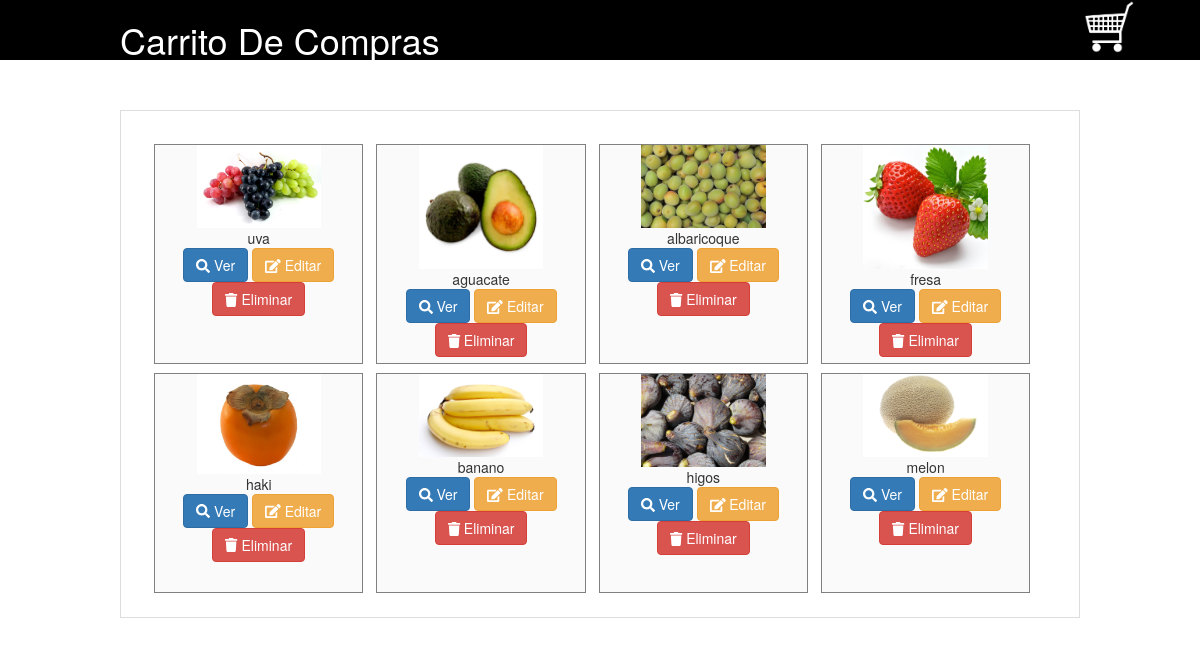
/vfruitsp/pag_producto.php, run on the app's committed database.
### tables this page shows
CREATE TABLE `productos` (
  `id` bigint(11) NOT NULL,
  `nombre` text NOT NULL,
  `descripcion` text NOT NULL,
  `imagen` text NOT NULL,
  `precio` double NOT NULL
);

### vfruitsp/pag_producto.php (the view, shortened to what this page needs)
<!DOCTYPE html>
<html lang="es">
<head>
	<link rel="stylesheet" type="text/css" href="./css/compras.css">
	<link rel="stylesheet" href="css/bootstrap.min.css" />
	<link rel="stylesheet" href="css/fontawesome.min.css" />
</head>
<body>
	<header>
		<h1>Carrito De Compras</h1>
		<a href="./carrito_compra.php" title="ver carrito de compras">
			<img src="img/c.png">
		</a>
	</header>
	<section>
	<?php
     include ("public/conexion_compra.php");
     $consulta="select * from productos";
     $query=mysqli_query($conexion, $consulta);
     while ($f=mysqli_fetch_array($query,MYSQLI_ASSOC)) {
  ?>
   <div class="producto">
   <center>
    <img src="./productos_img/<?php echo $f['imagen'];?>"><br>
    <span><?php echo $f['nombre'];?></span><br>
    <a class='btn btn-primary' href="./producto/detalles.php?id=<?php  echo $f['id'];?>"><i class='fa fa-search'></i> Ver</a>
				<a class='btn btn-warning' href='edit.php'><i class='fa fa-edit'></i> Editar</a>
				<a class='btn btn-danger' href='delete.php'><i class='fa fa-trash'></i> Eliminar</a>
    </center>
  </div>
 <?php
  }
 ?>
	</section>
</body>
</html>

### vfruitsp/css/compras.css (style rules this page uses)
html { padding: 0px; margin: 0px; }
body { background-color: #ccc; padding: 0px; margin: 0px; }
header { width: 100%; height: 60px; background-color: black; color:white; }
header h1 { margin-left: 10%; width: 30%; display: inline-block; vertical-align: top; }
header a { width: 50px; margin-left: 50%; display: inline-block; vertical-align: top; }
header a img { width: 100%; }
section { width: 80%; min-height: 500px; border: 1px solid #DDD; padding: 2%; margin:0 auto; margin-left: 10%; margin-top: 50px; }
.producto { width: 23%; height: 220px; background-color: #fafafa; border:1px solid gray; display: inline-block; vertical-align: top; margin-left: 1%; margin-top: 1%; }
.producto img { width: 60%; height: 60%; margin:0 auto; }

### data on the page
productos: imagen (picture), nombre "uva"
productos: imagen (picture), nombre "aguacate"
productos: imagen (picture), nombre "albaricoque"
productos: imagen (picture), nombre "fresa"
productos: imagen (picture), nombre "haki"
productos: imagen (picture), nombre "banano"
productos: imagen (picture), nombre "higos"
productos: imagen (picture), nombre "melon"
